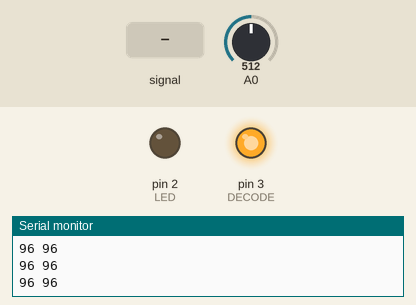
A sketch run on a simulated Arduino Uno, built with avr-gcc and run on an emulated ATmega328P. Parts: output pins drawn as LEDs (lit = HIGH), the last lines printed to the serial monitor. Inputs (shaded band) come from the test bench; at power-on: A0 = 512.

Above: at 1.2 s.
1.3 s: A0 fed a 200 Hz sine of ±255 counts around its level
4.3 s: A0 set to 900
At 5.1 s:
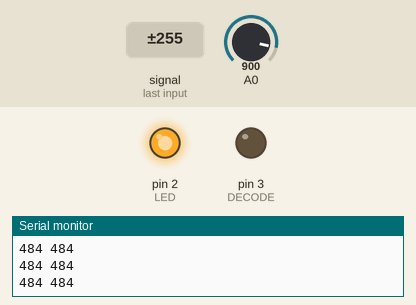
5.8 s: A0 set to 820
7.3 s: A0 set to 799
At 8.3 s:
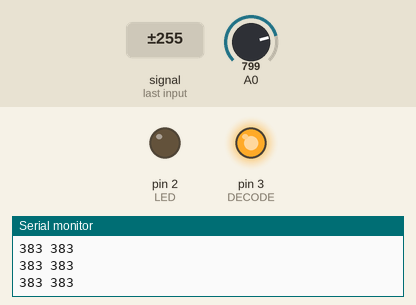
8.8 s: A0 set to 1023
At 9.8 s:
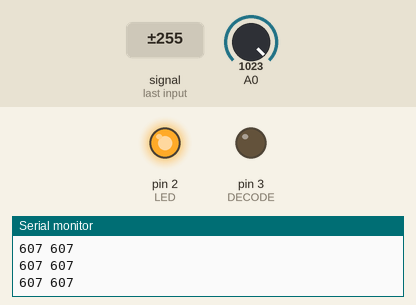
10.3 s: A0 set to 0
At 11.6 s:
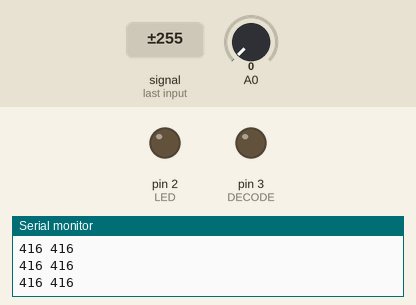
Timing chart, 0 to 12.9 s (numbered marks = the images above; inputs shaded):
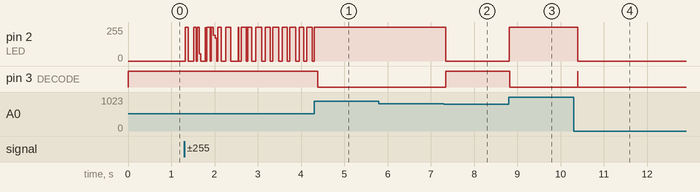

Measured:
- the behaviour switches between 812 and 811 on A0 (found by bisection; images 1 and 2)
- after the input at 4.3 s, pin 3 (DECODE): HIGH → LOW after 0.08 s
- after the input at 7.3 s, pin 2 (LED): 255/255 → 0/255 at once; pin 3 (DECODE): LOW → HIGH at once
- after the input at 8.8 s, pin 2 (LED): 0/255 → 255/255 at once; pin 3 (DECODE): HIGH → LOW at once
- after the input at 10.3 s, pin 2 (LED): 255/255 → 0/255 after 0.09 s; pin 3 (DECODE): LOW → HIGH after 0.09 s, → LOW 0.01 s later

The sketch:

eksempelkode_D8.ino
```cpp
// Eksempel kode for oppsett av timer-interrupt for en konstant samplingsfrekvens

#include <TimerOne.h>
/* Om du ikke har innstallert dette biblioteket
gå til Sketch -> Include library -> Manage Libraries
Søk opp TimerOne og innstaller*/

// Globale variaber
volatile int sample; // Holder siste sample
bool newSample; // Støtte varibel for å sjekke om ny sample er tatt
int N0=13;
int N1=17;

int n=10; // stabilitet og liten forsinkelse

int x0[10];
int x1[10];

int i;

int samples0[13];
int samples1[17];

int sum0;
int sum1;

int x0_abs_sum;
int x1_abs_sum;

int x0_abs_avg;
int x1_abs_avg;
int d_n;

int LED= 2;
int DECODE=3;


void setup() {
  // Oppsett av timer interrupt
  Timer1.initialize(500); // 500 mikrosekund mellom hver sample -> gir F_s = 2kHz
  // Argumentet i "attachInterrupt" bestemmer hvilken funskjon som er interrupt handler
  Timer1.attachInterrupt(takeSample);
  Serial.begin(9600);
  pinMode(LED, OUTPUT);
  pinMode(DECODE, OUTPUT);


  // setter x[n]-verdiene til 0
  for (i = 0; i < n; ++i){
    x0[i]=0;
  }

  for (i = 0; i < n; ++i){
    x1[i]=0;
  }

   for (i = 0; i < N0; ++i){
    samples0[i]=0;
   }

  for (i = 0; i < N1; ++i){
    samples1[i]=0;
   }

   // initialize digital pin LED_BUILTIN as an output.
}


void loop() {

  if(newSample){
    // Nye sample er tatt

    // Kode for H0 - Middelverdifilter

      for (i = n-1; i > 0; --i){
        x0[i]=x0[i-1];
      }

      for (i = n-1; i > 0; --i){
        x1[i]=x1[i-1];
      }

      sum0=0;
      sum1=0;

      // r[n] -> x[n]
      for (i = 0; i < N0; ++i){
        sum0+=samples0[i];
      }
      x0[0]=sum0/N0;

      // x[n] -> |x[n]|
      // |x[n]| -> x_avg[n]
      x0_abs_sum=0;
      for (i = 0; i < n; ++i){
        x0_abs_sum+=abs(x0[i]);
      }
      int y=0;
      x0_abs_avg=x0_abs_sum/n;
      Serial.print(x0_abs_avg); // blaa
      Serial.print(" ");


    // Kode for H1 - Middelverdifilter;
    // r[n] -> x[n]
      for (i = 0; i < N1; ++i){
        sum1+=samples1[i];
      }
      x1[0]=sum1/N1;

      // x[n] -> |x[n]|
      // |x[n]| -> x_avg[n]
      x1_abs_sum=0;
      for (i = 0; i < n; ++i){
        x1_abs_sum+=abs(x1[i]);
      }

      x1_abs_avg=x1_abs_sum/n;
      Serial.println(x1_abs_avg); // reod

      // maa forklare magisk tall
      if (x1_abs_avg<700&& x1_abs_avg>395 && x0_abs_avg<700&& x0_abs_avg>395){
        digitalWrite(DECODE, LOW);
      } else {
        digitalWrite(DECODE, HIGH);

        d_n=x0_abs_avg-x1_abs_avg;
        if (d_n<0) {
           digitalWrite(LED, HIGH);
        } else {
           digitalWrite(LED, LOW);
      }
      }

    newSample = false;
  }
}


// Interrupt-handler (denne kalles ved hvert interrupt)
void takeSample(void){

  for (i = N0-1; i > 0; --i){
       samples0[i]=samples0[i-1];
  }

  for (i = N1-1; i > 0; --i){
       samples1[i]=samples1[i-1];
  }

  sample = analogRead(0)-416; // Sampler på A0 - forklare magisk tall
  samples0[0]=sample;
  samples1[0] = samples0[0];
  newSample = true;
  //Serial.write(samples0[0]);
}
```
